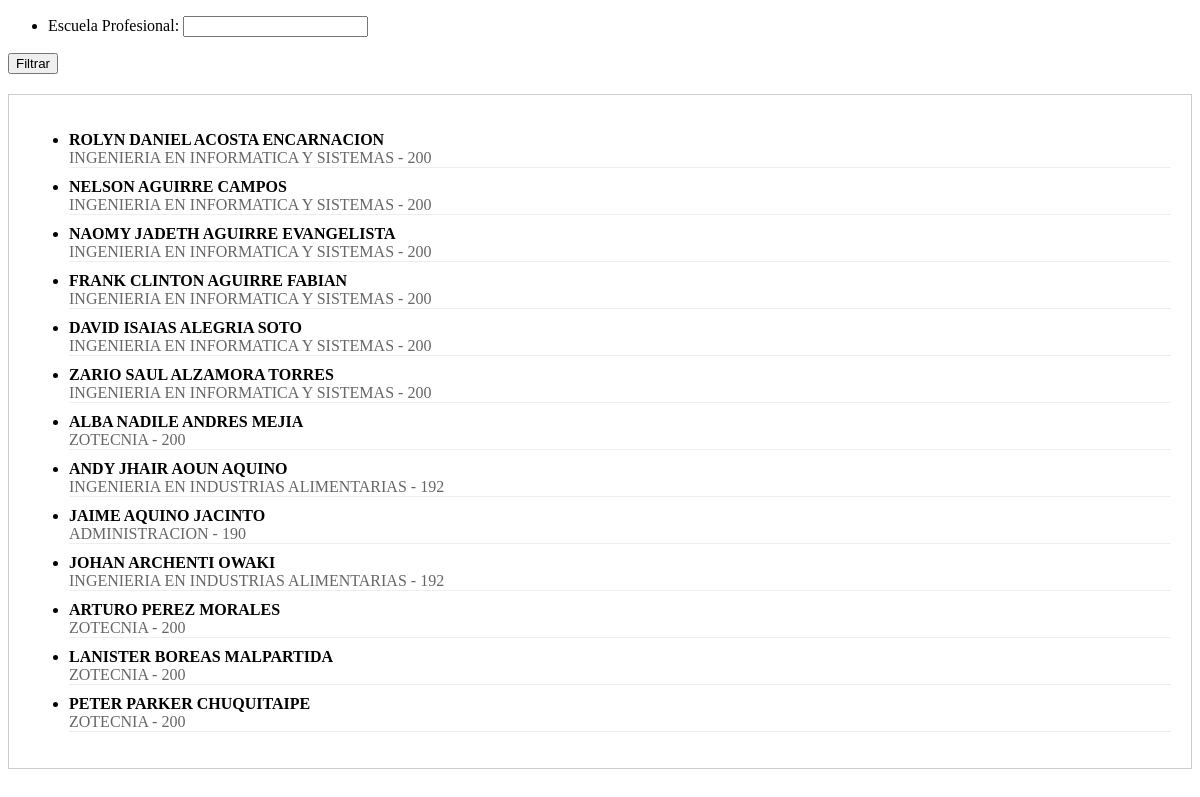
The app's page /alumnos/, older data.
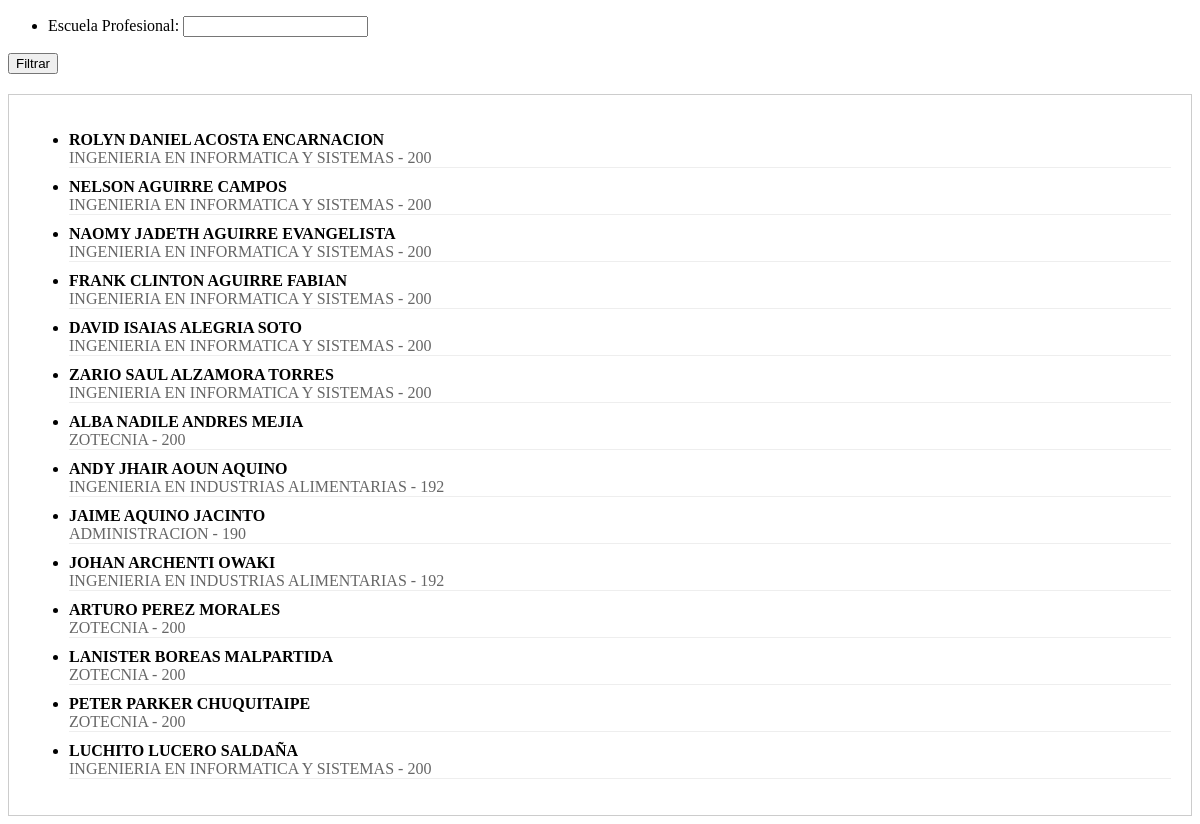
The same page, newer data.
### App1/models.py (models this page shows, shortened)
class Alumno(models.Model):
    codigo_alumno = models.CharField(max_length=10, primary_key=True)
    dni = models.CharField(max_length=8)
    nombre = models.CharField(max_length=50)
    apellido_paterno = models.CharField(max_length=50)
    apellido_materno = models.CharField(max_length=50)
    fecha_nacimiento = models.DateField()
    c_creditos = models.PositiveSmallIntegerField(validators=[MaxValueValidator(200)])
    Escuela_profesional = models.ForeignKey(Escuela_profesional, on_delete=models.CASCADE)
    numero_telefono = models.CharField(max_length=9)

class Escuela_profesional(models.Model):
    nombre = models.CharField(max_length=100)
    cantidad_creditos = models.PositiveSmallIntegerField(validators=[MaxValueValidator(200)])
    def __str__(self):
        return f"{self.nombre} - {self.cantidad_creditos}"

### App1/views.py (the view)
# urls.py: path('alumnos/', AlumnoListView.as_view(), name='alumno_list'),
class AlumnoListView(ListView):
    model = Alumno
    template_name = 'alumno_list.html'
    context_object_name = 'alumnos'
    def get_queryset(self):
        queryset = super().get_queryset()
        self.filters = AlumnoFilter(self.request.GET, queryset=queryset)
        return self.filters.qs
    def get_context_data(self, **kwargs):
        context = super().get_context_data(**kwargs)
        context['filter'] = self.filters
        return context

### App1/templates/alumno_list.html (shortened to what this page needs)
{% load static %}
<!DOCTYPE html>
<html>
<head>
    <link rel="stylesheet" href="{% static "stiloalumno.css" %}">
</head>
<form method="GET" class="filtro">
    <ul>
        <li>
            <label for="id_escuela_profesional">Escuela Profesional:</label>
            {{ filter.form.escuela_profesional }}
        </li>
    </ul>
    <button type="submit">Filtrar</button>
</form>
<div class="resultados">
    <ul>
        {% for alumno in alumnos %}
            <li class="alumno">
                <div class="nombre">{{ alumno.nombre }} {{ alumno.apellido_paterno }} {{ alumno.apellido_materno }}</div>
                <div class="escuela-profesional">{{ alumno.Escuela_profesional }}</div>
            </li>
        {% empty %}
            <li>No se encontraron alumnos.</li>
        {% endfor %}
    </ul>
</div>
</html>

### App1/static/stiloalumno.css (style rules this page uses)
.filtro { margin-bottom: 20px; }
.resultados { border: 1px solid #ccc; padding: 20px; }
.alumno { margin-bottom: 10px; border-bottom: 1px solid #eee; }
.nombre { font-weight: bold; }
.escuela-profesional { color: #666; }

Row changes from the older to the newer data that the page shows:
added Alumno: nombre "LUCHITO", apellido_paterno "LUCERO", apellido_materno "SALDAÑA", Escuela_profesional "INGENIERIA EN INFORMATICA Y SISTEMAS - 200"
